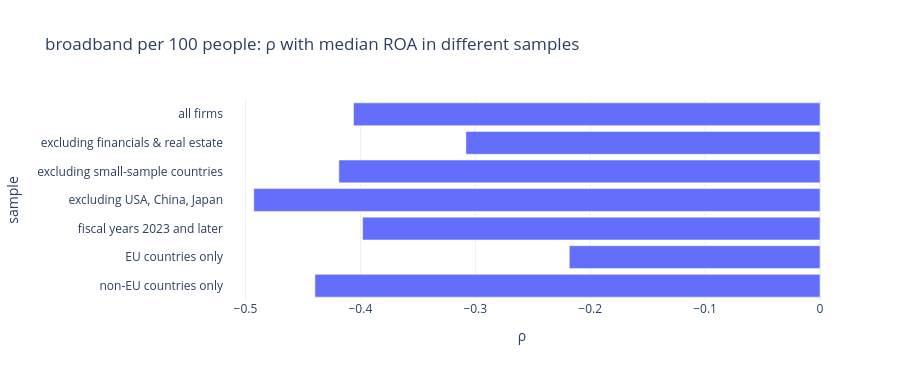

The cell this chart's notebook holds for it:
### Markdown cell above
## 4 · Robustness
The leading indicator's country-level ρ with the median ROA recomputed in the seven usual firm samples.

### Code cell
rows = []
for nm, flt in SAMPLES.items():
    g = flt(fy).groupby("iso3").agg(roa=("roa_pp", "median"), n=("company_id", "nunique")).query("n >= @MIN_FIRMS")
    r_, p_, n_ = spearman(x[topf].reindex(g.index), g.roa, 12)
    rows.append({"sample": nm, "ρ": r_, "p": p_, "countries": n_, "same sign": np.sign(r_) == np.sign(top.rho)})
rob = pd.DataFrame(rows).set_index("sample"); rob_share = float(rob["same sign"].mean())
fig = px.bar(rob.reset_index(), x="ρ", y="sample", orientation="h", title=f"{top.indicator}: ρ with median ROA in different samples"); fig.update_layout(height=380, yaxis_autorange="reversed"); fig.show()
print(f"Same sign in {rob_share:.0%} of samples.")
rob

### Figure 1 — Plotly figure (JSON) as saved in the notebook; plotly's stock layout.template omitted (floating-point values rounded to 4 significant figures)
{"data": [{"hovertemplate": "ρ=%{x}<br>sample=%{y}<extra></extra>", "legendgroup": "", "marker": {"color": "#636efa", "pattern": {"shape": ""}}, "name": "", "orientation": "h", "showlegend": false, "textposition": "auto", "type": "bar", "x": [-0.406, -0.3082, -0.4187, -0.4927, -0.3981, -0.2182, -0.4396], "xaxis": "x", "y": ["all firms", "excluding financials & real estate", "excluding small-sample countries", "excluding USA, China, Japan", "fiscal years 2023 and later", "EU countries only", "non-EU countries only"], "yaxis": "y"}], "layout": {"barmode": "relative", "height": 380, "legend": {"tracegroupgap": 0}, "title": {"text": "broadband per 100 people: ρ with median ROA in different samples"}, "xaxis": {"anchor": "y", "domain": [0.0, 1.0], "title": {"text": "ρ"}}, "yaxis": {"anchor": "x", "autorange": "reversed", "domain": [0.0, 1.0], "title": {"text": "sample"}}}}
